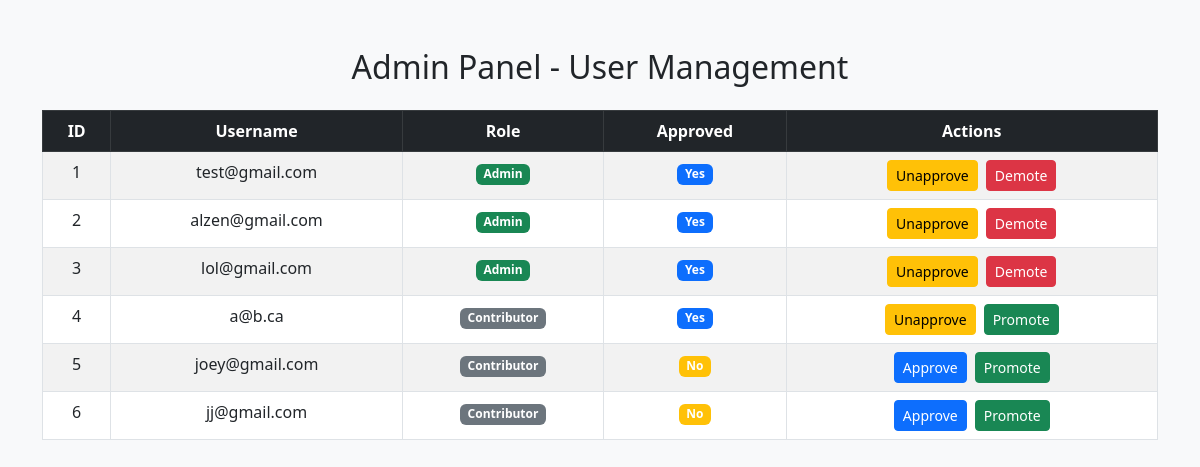
/admin.php (signed in), run on the app's committed database.
### tables this page shows
CREATE TABLE users (
    id INTEGER PRIMARY KEY AUTOINCREMENT, 
    username TEXT UNIQUE NOT NULL, 
    password TEXT NOT NULL, 
    first_name TEXT NOT NULL, 
    last_name TEXT NOT NULL, 
    registration_date TEXT NOT NULL DEFAULT CURRENT_TIMESTAMP, --CURRENT_TIMESTAMP stores UTC time (YYYY-MM-DD HH:MM:SS)
    is_approved INTEGER NOT NULL DEFAULT 0, -- 0 = not approved, 1 = approved
    role TEXT CHECK(role IN ('Admin', 'Contributor')) NOT NULL DEFAULT 'Contributor'
);

### admin.php (the view, shortened to what this page needs)
<?php
$db = new SQLite3('users.db');
$users = $db->query('SELECT id, username, role, is_approved FROM users');
?>
<!DOCTYPE html>
<html lang="en">
<head>
    <link rel="stylesheet" href="https://cdn.jsdelivr.net/npm/bootstrap@5.3.0/dist/css/bootstrap.min.css">
</head>
<body class="bg-light">
    <div class="container mt-5">
        <h2 class="mb-4 text-center">Admin Panel - User Management</h2>
        <table class="table table-bordered table-striped text-center">
            <thead class="table-dark">
                <tr>
                    <th>ID</th>
                    <th>Username</th>
                    <th>Role</th>
                    <th>Approved</th>
                    <th>Actions</th>
                </tr>
            </thead>
            <tbody>
                <?php while ($user = $users->fetchArray(SQLITE3_ASSOC)): ?>
                    <tr>
                        <td><?= htmlspecialchars($user['id']) ?></td>
                        <td><?= htmlspecialchars($user['username']) ?></td>
                        <td>
                            <span class="badge bg-<?= $user['role'] === 'Admin' ? 'success' : 'secondary' ?>">
                                <?= htmlspecialchars($user['role']) ?>
                            </span>
                        </td>
                        <td>
                            <span class="badge bg-<?= $user['is_approved'] ? 'primary' : 'warning' ?>">
                                <?= $user['is_approved'] ? 'Yes' : 'No' ?>
                            </span>
                        </td>
                        <td>
                            <div class="d-flex justify-content-center gap-2">
                                <form method="POST">
                                    <?php if ($user['is_approved']): ?>
                                        <button type="submit" name="unapprove" class="btn btn-warning btn-sm">Unapprove</button>
                                    <?php else: ?>
                                        <button type="submit" name="approve" class="btn btn-primary btn-sm">Approve</button>
                                    <?php endif; ?>
                                </form>
                                <form method="POST">
                                    <?php if ($user['role'] === 'Admin'): ?>
                                        <button type="submit" name="demote" class="btn btn-danger btn-sm">Demote</button>
                                    <?php else: ?>
                                        <button type="submit" name="promote" class="btn btn-success btn-sm">Promote</button>
                                    <?php endif; ?>
                                </form>
                            </div>
                        </td>
                    </tr>
                <?php endwhile; ?>
            </tbody>
        </table>
    </div>
</body>
</html>

### data on the page
users: id "1", username "test@gmail.com", role "Admin", is_approved "Yes", shows "Demote"
users: id "2", username "alzen@gmail.com", role "Admin", is_approved "Yes", shows "Demote"
users: id "3", username "lol@gmail.com", role "Admin", is_approved "Yes", shows "Demote"
users: id "4", username "a@b.ca", role "Contributor", is_approved "Yes", shows "Promote"
users: id "5", username "joey@gmail.com", role "Contributor", is_approved "No", shows "Promote"
users: id "6", username "jj@gmail.com", role "Contributor", is_approved "No", shows "Promote"
